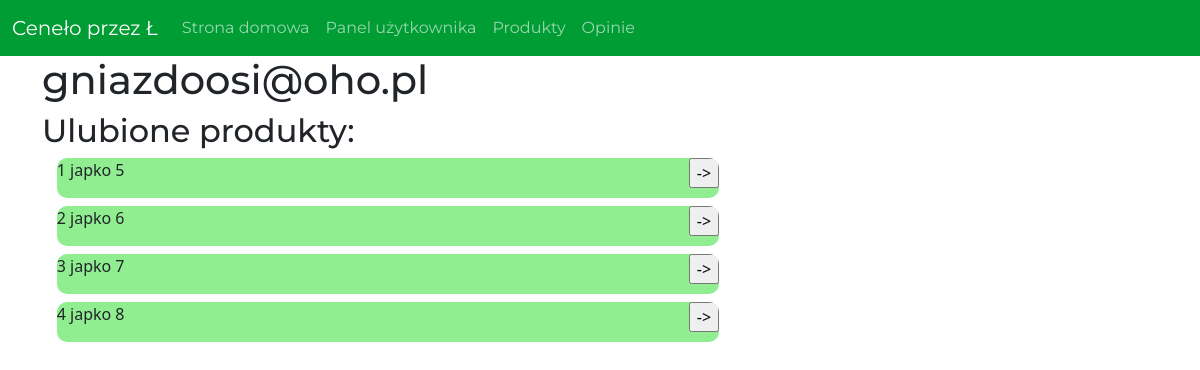
Screenshot of /fav_products (signed in) with the database file from the repository.
### main.py (models this page shows, shortened)
class User(UserMixin, db.Model):
    id = db.Column(db.Integer, primary_key=True)
    nickname = db.Column(db.String(NICKNAME_LENGTH_MAX))
    email = db.Column(db.String(EMAIL_LENGTH_MAX))
    password = db.Column(db.String(PASSWORD_LENGTH_MAX))
    age = db.Column(db.Integer)
    sex = db.Column(db.String(1))
    is_admin = db.Column(db.Integer)    #admin = 1, user = 0

class Product(db.Model):
    id = db.Column(db.Integer, primary_key=True)
    name = db.Column(db.String(100))
    shop_name = db.Column(db.String(SHOP_NAME_LENGTH_MAX))
    price = db.Column(db.Integer)####shoud be REAL!!!!
    mark  = db.Column(db.String(100))

### main.py (the view)
@app.route('/fav_products', methods = ['GET','POST'])
def fav_products():
    records = []
    products = Product.query.all()
    records.append(products)
    return render_template('fav_products.html',records=records)

### main.py (called while the page is built)
@login_manager.user_loader
def load_user(user_id):
    return User.query.get(int(user_id))

### templates/fav_products.html (shortened to what this page needs)
{% extends "layout.html" %}
{% block content %}
    <h1>{{ current_user.email }}</h1>
    <h2>Ulubione produkty:</h2>
    {% for record in records[0] %}
    <div class="ramka5form">
        <div class="left">
        <p>{{record.id}} {{record.name}} {{record.price}}</p>
        </div>
        <div class="right">
        <form class="move" action="/show_product" method="post">
            <input class="go" type="submit" value="->">
        </form>
        </div>
    </div>
    {% endfor %}
{% endblock content %}

### templates/fav_products.html (style rules this page uses)
.left { float: left; }
.right { float: right; }
.ramka4form,.ramka5form { float: left; z-index: 3; height: 2vh; width: 45vw; background: lightgreen; position: relative; border-radius: 10px; margin-bottom: 1vh; overflow: hidden; margin-left: 2%; }
.ramka5form { height: 5vh; width: 90%; overflow-y: hidden; word-wrap: break-word; }

### rows the page displays
User: email "gniazdoosi@oho.pl"
Product: id "1", name "japko", price "5"
Product: id "2", name "japko", price "6"
Product: id "3", name "japko", price "7"
Product: id "4", name "japko", price "8"
